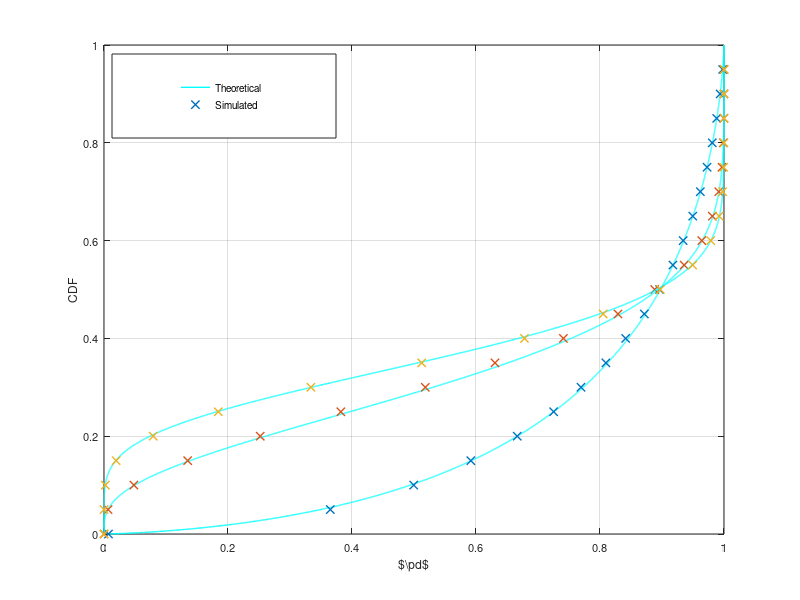

Reproduce this figure in MATLAB. (Note: this script raises an error after producing the figure.)
%% This matlab script validates analytical expression for distribution function for the
%% pd (probability of detection) is charterized using Gaussian approximation for different 
%% value of estimation and sensing time.

clear all;
close all;

analysis = 0;                                           % Enable it for performing a complete new analysis
                                                        % otherwise a mat file is read 
                                                        
if analysis
        M = 1e4;                                        % Number of realizations
        test = 1000;                                    % Estimation   
        tsen = [1000 5000 10000];                       % Sensing time  
        noise_power = 10^(-100/10);                     % Noise power        
        rcvd_energy = zeros(1, M);                      % Received Energy     
        pdc = 0.90;                                     % Constraint on probability of detection  
        sam_pts_th = 10000;                             % Samples for probability of detection  
        snr_rcvd = 10.^([0]/10);                        % snr for the channel g_p1  
        
        rcvd_energy_bar = (snr_rcvd + 1) * noise_power; % true value of received energy
        CDF_pd_sim = zeros(length(snr_rcvd), M);        % Buffer to store the simulated CDF values 
        CDF_pd_ana = zeros(length(snr_rcvd), M);        % Buffer to store the analytic CDF values 
        
        pd = zeros(1, M);
        pd_pts = zeros(length(snr_rcvd),M);             % Buffer to store the C0 points for the distribution function
        
                
        for k = 1:length(tsen)
          %% Simulation
          %% Estimation of rcvd_energy is supposed to be non-central chi squared distributed 
            for i=1:M
                rcvd_energy(i) = mean(random('norm',...
                    random('norm',0, sqrt(snr_rcvd * noise_power),1, test),...
                    sqrt(noise_power), 1, test).^2);
            end

            % Determine the threshold 
            threshold = gammaincinv(pdc, tsen(k)/2,'upper') * 2 * rcvd_energy_bar / tsen(k);
            
            %% Realization of the random variable
            pd = gammainc( tsen(k)/2 * threshold ./ rcvd_energy, tsen(k)/2, 'upper');        

            %% CDF of pd    

            %% Emperical CDF 
            [CDF_pd_temp, pd_pts_temp,~,~,eid] = cdfcalc(pd);
            CDF_pd_temp = CDF_pd_temp(1:length(pd_pts_temp));
            pd_pts(k,:) = [pd_pts_temp; (pd_pts_temp(end) * ones(1, M - length(pd_pts_temp)))'];
            CDF_pd_sim(k,:) =  [CDF_pd_temp; (CDF_pd_temp(end) * ones(1, M - length(pd_pts_temp)))'];

            %% Anayltical CDF
            CDF_pd_ana(k,:) = 1 - gammainc( test * tsen(k) * threshold./...
                (4 * rcvd_energy_bar * gammaincinv(pd_pts(k,:), tsen(k)/2, 'upper')), test/2, 'upper');

   
        end
        save('results_CDF_pd_diff_tsen.mat');
end
load('results_CDF_pd_diff_tsen.mat');
        
figure(1);

% Plotting Curves
diff = 500;
sim = 1:diff:M;

k = 1;
plot(pd_pts(k, :), CDF_pd_ana(k, :), 'c-', 'Linewidth',1);
hold on,
plot(pd_pts(k, sim), CDF_pd_sim(k, sim), 'x', 'Linewidth',1);

hold on,
k = 2;
plot(pd_pts(k, :), CDF_pd_ana(k, :), 'c-', 'Linewidth',1);
hold on,
plot(pd_pts(k, sim), CDF_pd_sim(k, sim), 'x', 'Linewidth',1);

hold on,
k = 3;
plot(pd_pts(k, :), CDF_pd_ana(k, :), 'c-', 'Linewidth',1);
hold on,
plot(pd_pts(k, sim), CDF_pd_sim(k, sim), 'x', 'Linewidth',1);

Fontsize = 8;

grid on;
xlabel('$\pd$','FontSize',Fontsize);
ylabel('CDF','FontSize',Fontsize);
hl = legend('Theoretical', 'Simulated');
%set(hl, 'Location', 'NorthWest', 'FontSize', Fontsize);
set(hl, 'position',[0.14 0.77 0.28 0.14]);
set(gca,'FontSize',Fontsize);
laprint(1, '../figures/fig_CDF_pd_diff_tsen', 'options', 'factory', 'width', 7, 'scalefonts',...
    'on', 'factor',0.5, 'keepfontprops', 'on');        
